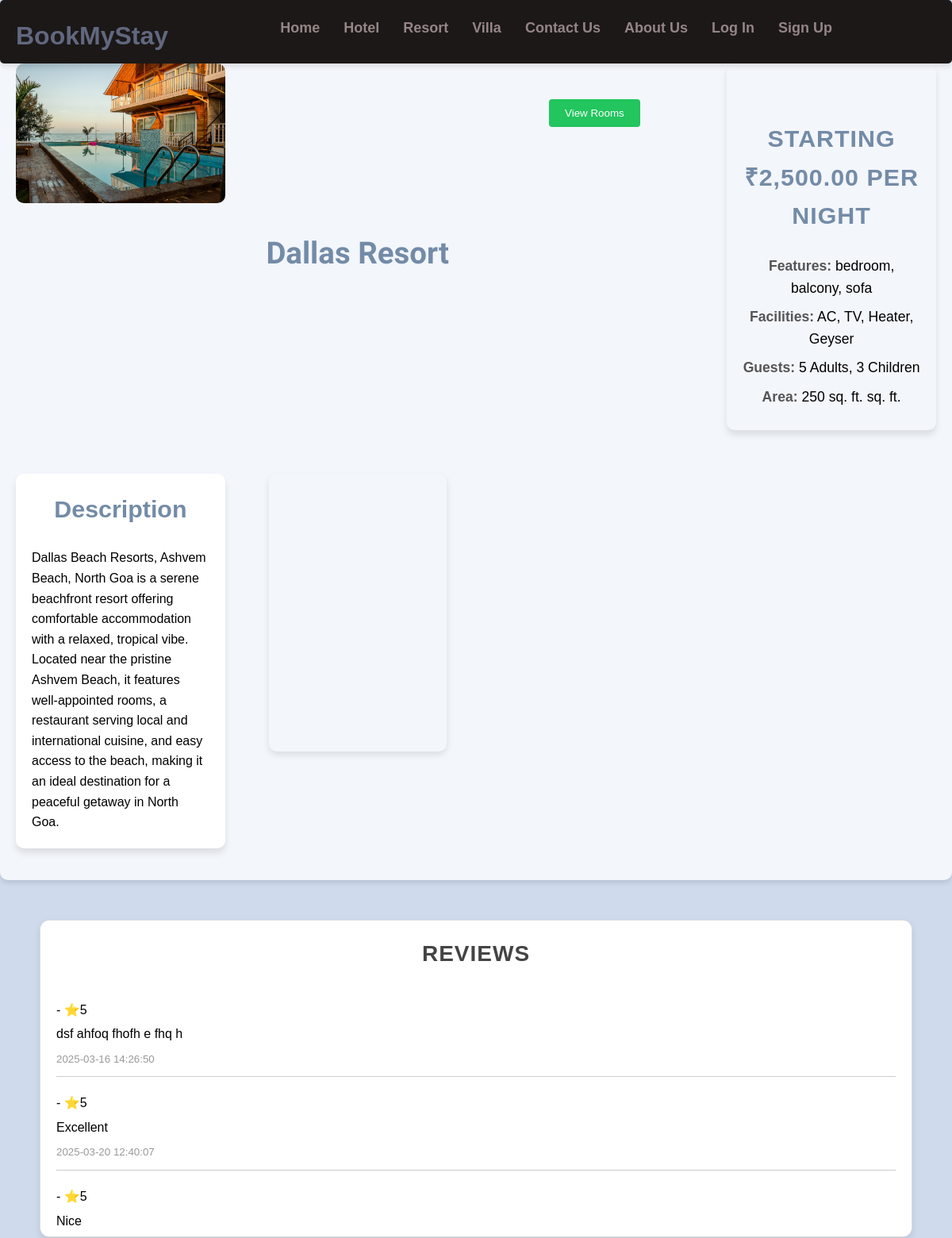
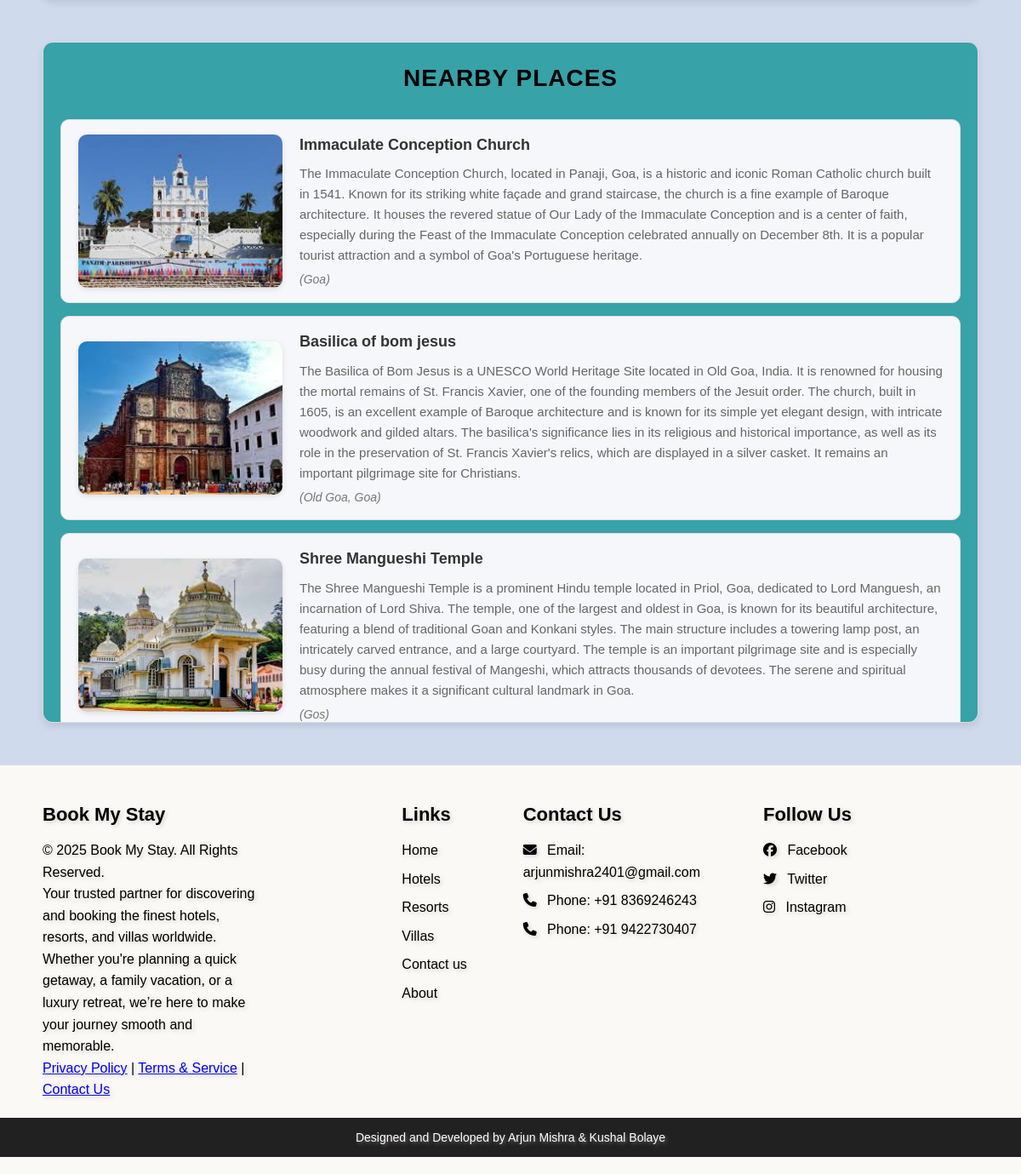
The app's page /resortdetail.php?id=1 with its own data (2 pictures, top to bottom).
### tables this page shows
CREATE TABLE `resorts1` (
  `id` int(11) NOT NULL,
  `name` varchar(255) NOT NULL,
  `location` varchar(255) NOT NULL,
  `price` decimal(10,2) NOT NULL,
  `description` text DEFAULT NULL,
  `features` text NOT NULL,
  `facilities` text NOT NULL,
  `guest_capacity` varchar(50) NOT NULL,
  `area` varchar(50) NOT NULL,
  `image_url` varchar(255) DEFAULT NULL,
  `iframe` varchar(2000) NOT NULL
);

CREATE TABLE `resort_reviews` (
  `id` int(11) NOT NULL,
  `user_id` int(11) DEFAULT NULL,
  `property_id` int(11) DEFAULT NULL,
  `rating` float DEFAULT NULL CHECK (`rating` between 1 and 5),
  `review` text DEFAULT NULL,
  `created_at` timestamp NOT NULL DEFAULT current_timestamp()
);

CREATE TABLE `nearby_resort` (
  `place_id` int(11) NOT NULL,
  `resort_id` int(20) NOT NULL,
  `name` varchar(255) NOT NULL,
  `description` text NOT NULL,
  `location` text NOT NULL,
  `image_url` varchar(255) NOT NULL
);

### resortdetail.php (the view, shortened to what this page needs)
<?php
require 'includes/database.php';
if (isset($_GET['id'])) {
    $property_id = $_GET['id'];
    $query = "SELECT * FROM resort_reviews WHERE property_id = ?";
    $stmt = $conn->prepare($query);
    $stmt->bind_param("i", $property_id);
    $stmt->execute();
    $result = $stmt->get_result();
    $reviews = [];
    while ($row = $result->fetch_assoc()) {
        $reviews[] = $row;
    }
} else {
    die("Property ID or type is missing.");
}
?>
<!DOCTYPE html>
<html lang="en">
<head>
  <link rel="stylesheet" href="styles.css">
</head>
<body>
  <?php include './includes/header.php'; ?>
    <?php
    if (isset($_GET['id'])) {
        $hotelId = $_GET['id'];
        $query = "SELECT * FROM resorts1 WHERE id = $hotelId";
        $result = mysqli_query($conn, $query);
        $hotel = mysqli_fetch_assoc($result);
        $sql = "SELECT * FROM nearby_resort WHERE resort_id = $hotelId";
        $result = mysqli_query($conn, $sql);
        $nearby_hotel = mysqli_fetch_all($result, MYSQLI_ASSOC);
        if ($hotel) {
            ?>
            <!DOCTYPE html>
            <html lang="en">
            <head>
                <link rel="stylesheet" href="styles1.css">
            </head>
            <body>
                    <div class="hotel-details">
                        <div class="hotel-image">
                            <img src="<?php echo htmlspecialchars($hotel['image_url']); ?>" alt="<?php echo htmlspecialchars($hotel['name']); ?>">
                            </div>
                        <div class="hotel-name">
                            <h1><?php echo htmlspecialchars($hotel['name']); ?></h1>
                        </div>
                        <div class="book-now-btn">
                                <a href="rooms1.php?id=<?php echo $hotelId; ?>"><button>View Rooms</button></a>
                            </div>
                        <div class="hotel-info">
                            <h2>Starting ₹<?php echo number_format($hotel['price'], 2); ?> per night</h2>
                            <ul>
                                <li><strong>Features:</strong> <?php echo htmlspecialchars($hotel['features']); ?></li>
                                <li><strong>Facilities:</strong> <?php echo htmlspecialchars($hotel['facilities']); ?></li>
                                <li><strong>Guests:</strong> <?php echo htmlspecialchars($hotel['guest_capacity']); ?></li>
                                <li><strong>Area:</strong> <?php echo htmlspecialchars($hotel['area']); ?> sq. ft.</li>
                            </ul>
                        </div>
                        <div class="hotel-description">
                            <h3>Description</h3>
                            <p><?php echo htmlspecialchars($hotel['description']); ?></p>
                        </div>
                        <div class="map">
                            <iframe
                            src="<?php echo htmlspecialchars($hotel['iframe']); ?>"
                            allowfullscreen="" loading="lazy">
                            </iframe>
                        </div>
                    </div>
                    <div class="container">
                        <h2>Reviews</h2>
                        <?php if (!empty($reviews)) : ?>
                            <?php foreach ($reviews as $review) : ?>
                                <div class="review">
                                    <strong><?= htmlspecialchars($review['username']); ?></strong> - ⭐<?= $review['rating']; ?>
                                    <p><?= htmlspecialchars($review['review']); ?></p>
                                    <small><?= $review['created_at']; ?></small>
                                </div>
                            <?php endforeach; ?>
                        <?php else : ?>
                            <p>No reviews yet.</p>
                        <?php endif; ?>
                    </div>
                    <div class="nearby-hotels">
                        <h3>Nearby Places</h3>
                        <ul>
                            <?php foreach ($nearby_hotel as $nearby) { ?>
                                <li>
                                    <img src="<?php echo htmlspecialchars($nearby['image_url']); ?>" alt="<?php echo htmlspecialchars($nearby['name']); ?>">
                                    <span>
                                        <strong><?php echo htmlspecialchars($nearby['name']); ?></strong>
                                        <div class="description"><?php echo htmlspecialchars($nearby['description']); ?></div>
                                        <div class="location">(<?php echo htmlspecialchars($nearby['location']); ?>)</div>
                                    </span>
                                </li>
                            <?php } ?>
                        </ul>
                    </div>
            </body>
            </html>
            <?php
                } else {
                    echo "<p>Resort details not found.</p>";
                }
            } else {
                echo "<p>Invalid resort ID.</p>";
            }
            ?>
  <?php include './includes/footer.php'; ?>
</body>
</html>

### styles.css (style rules this page uses)
body { font-family: Arial, sans-serif; margin: 0; padding: 0; box-sizing: border-box; margin-top: 100px; }
h1 { text-align: center; margin: 20px 0; }
button { padding: 10px 20px; background-color:#22c55e; color: white; border: none; border-radius: 4px; cursor: pointer; margin-top: 10px; }

### assets/css/styles.css (style rules this page uses)
* { margin: 0; padding: 0; box-sizing: border-box; }
body { font-family: Arial, sans-serif; line-height: 1.6; }
.hotel-info, .resort-info, .villa-info { padding: 15px; text-align: center; }
.map iframe { width: 100%; height: 400px; border-radius: 8px; border: none; box-shadow: 0 4px 8px rgba(0, 0, 0, 0.1); }

### styles1.css (style rules this page uses)
body { font-family: Arial, sans-serif; margin-top: 5%; padding: 0; background-color: #7696cc58; }
.hotel-details { display: grid; grid-template-columns: repeat(auto-fit, minmax(250px, 1fr)); gap: 35px; margin: 50px auto; max-width: 1400px; background-color:#f3f6fb; padding: 20px; border-radius: 10px; box-shadow: 0 4px 6px rgba(0, 0, 0, 0.1); width: 100%; }
.hotel-name { display: flex; text-align: center; align-items: center; justify-content: center; font-size: 1.2rem; font-weight: bold; color: #738ba7; height: auto; font-family: "Parkinsans", sans-serif; overflow: hidden; margin-top: 15px; }
.hotel-image img { width: 100%; height: auto; max-height: 320px; border-radius: 10px; object-fit: cover; }
.hotel-info { width: 100%; max-width: 100%; font-size: 1.1rem; height: auto; box-shadow: 0 6px 8px rgba(0, 0, 0, 0.1); border-radius: 10px; padding: 20px; margin: 0; }
.hotel-info h2 { color: #738ba7; font-size: 1.9rem; text-align: center; margin-top: 50px; margin-bottom: 25px; }
.hotel-info ul { list-style: none; padding: 0; }
.hotel-info ul li { margin: 8px 0; }
.hotel-info ul li strong { color: #555; }
.book-now-btn { display: block; width: 80%; max-width: 300px; padding: 10px; margin: 25px auto 0; text-align: center;; color: white; border: none; border-radius: 5px; font-size: 1.2rem; }
.hotel-description { width: 100%; max-width: 100%; margin: 20px auto; height: auto; background-color: #fff; padding: 20px; border-radius: 10px; box-shadow: 0 6px 8px rgba(0, 0, 0, 0.1); }
.hotel-description h3 { color: #738ba7; font-size: 1.9rem; text-align: center; margin-bottom: 25px; }
.map { width:100%; padding: 20px; }
.map iframe { width: 100%; height: 350px; border-radius: 10px; }
.nearby-hotels { margin: 50px; padding: 20px; background-color: #37a2a8; border: 1px solid #e0e0e0; border-radius: 12px; box-shadow: 0 4px 8px rgba(0, 0, 0, 0.1); max-height: 800px; overflow-y: auto; border: 1px solid #ddd; }
.nearby-hotels h3 { font-size: 28px; font-weight: 800; margin-bottom: 25px; color: color: #0b2545; text-align: center; text-transform: uppercase; letter-spacing: 1px; }
.nearby-hotels ul { list-style: none; padding: 0; margin: 0; }
.nearby-hotels li { display: flex; align-items: center; gap: 20px; padding: 15px 20px; margin-bottom: 15px; background-color: #f5f7fa; border: 1px solid #ddd; border-radius: 10px; transition: transform 0.3s ease, box-shadow 0.3s ease; }
.nearby-hotels li img { width: 240px; height: 180px; object-fit: cover; border-radius: 10px; box-shadow: 0 2px 6px rgba(0, 0, 0, 0.1); }
.nearby-hotels li span { flex: 1; font-size: 16px; line-height: 1.6; color: #555; }
.nearby-hotels li strong { display: block; font-size: 18px; font-weight: 800; color: #333; margin-bottom: 5px; }
.nearby-hotels li .location { font-size: 14px; color: #777; margin-top: 5px; font-style: italic; }
.nearby-hotels li .description { font-size: 15px; color: #666; margin-top: 8px; }
.container { max-width: 1800px; margin: auto; background: #fff; margin-top: 100px; margin-bottom: 100px; padding: 30px; border-radius: 8px; box-shadow: 0 0 10px rgba(0, 0, 0, 0.1); margin: 50px; padding: 20px; background-color: #ffffff; border: 1px solid #e0e0e0; border-radius: 12px; box-shadow: 0 4px 8px rgba(0, 0, 0, 0.1); max-height: 400px; overflow-y: auto; border: 1px solid #ddd; }
h2 { font-size: 28px; font-weight: 800; margin-bottom: 25px; color: #444; text-align: center; text-transform: uppercase; letter-spacing: 1px; }
.review { border-bottom: 1px solid #ccc; padding: 10px 0; margin-bottom: 10px; }
.review p { margin: 5px 0; }
.review small { color: #999; }

### records on screen
resorts1: name "Dallas Resort", price "2,500.00", features "bedroom, balcony, sofa", facilities "AC, TV, Heater, Geyser", guest_capacity "5 Adults, 3 Children", area "250 sq. ft.", description "Dallas Beach Resorts, Ashvem Beach, North Goa is a serene beachfront resort offering comfortable accommodation with a relaxed, tropical vibe. Located near the pristine Ashvem Beach, it features well-appointed rooms, a restaurant serving local and international cuisine, and easy access to the beach, making it an ideal destination for a peaceful getaway in North Goa."
resort_reviews: rating "5", review "dsf ahfoq fhofh e fhq h", created_at "2025-03-16 14:26:50"
resort_reviews: rating "5", review "Excellent", created_at "2025-03-20 12:40:07"
resort_reviews: rating "5", review "Nice"
nearby_resort: image_url (picture), name "Immaculate Conception Church", description "The Immaculate Conception Church, located in Panaji, Goa, is a historic and iconic Roman Catholic church built in 1541. Known for its striking white façade and grand staircase, the church is a fine example of Baroque architecture. It houses the revered statue of Our Lady of the Immaculate Conception and is a center of faith, especially during the Feast of the Immaculate Conception celebrated annually on December 8th. It is a popular tourist attraction and a symbol of Goa's Portuguese heritage.", location "Goa"
nearby_resort: image_url (picture), name "Basilica of bom jesus", description "The Basilica of Bom Jesus is a UNESCO World Heritage Site located in Old Goa, India. It is renowned for housing the mortal remains of St. Francis Xavier, one of the founding members of the Jesuit order. The church, built in 1605, is an excellent example of Baroque architecture and is known for its simple yet elegant design, with intricate woodwork and gilded altars. The basilica's significance lies in its religious and historical importance, as well as its role in the preservation of St. Francis Xavier's relics, which are displayed in a silver casket. It remains an important pilgrimage site for Christians.", location "Old Goa, Goa"
nearby_resort: image_url (picture), name "Shree Mangueshi Temple", description "The Shree Mangueshi Temple is a prominent Hindu temple located in Priol, Goa, dedicated to Lord Manguesh, an incarnation of Lord Shiva. The temple, one of the largest and oldest in Goa, is known for its beautiful architecture, featuring a blend of traditional Goan and Konkani styles. The main structure includes a towering lamp post, an intricately carved entrance, and a large courtyard. The temple is an important pilgrimage site and is especially busy during the annual festival of Mangeshi, which attracts thousands of devotees. The serene and spiritual atmosphere makes it a significant cultural landmark in Goa.", location "Gos"
